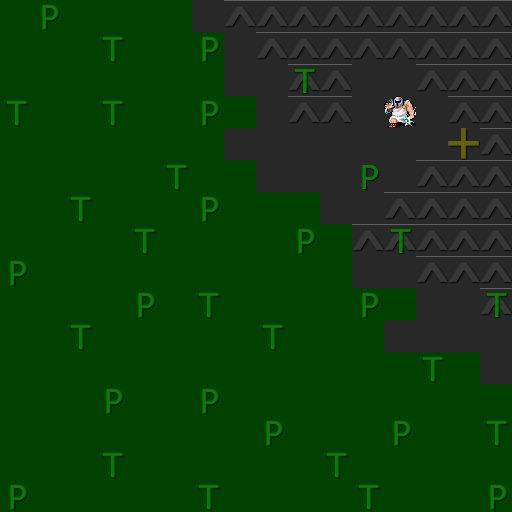

A level layout from a 2D game, rendered from its tile map. Below: a short description, then the map file with its tile-grid data intact:
An orthogonal 16x16 tile map with 32x32 px tiles, 3 tile layers (tiles, objects, monsters), 1 hidden layer not drawn, 4 tilesets.

<map version="1.2" tiledversion="1.2.3" orientation="orthogonal" renderorder="right-down" width="16" height="16" tilewidth="32" tileheight="32" infinite="0" nextlayerid="5" nextobjectid="1">
 <properties>
  <property name="Level" type="int" value="1" />
  <property name="Name" value="Forest of Bears" />
 </properties>
 <tileset firstgid="1" source="../../elvion/tiles/tiles.tsx" />
 <tileset firstgid="7" source="../../elvion/objects/objects.tsx" />
 <tileset firstgid="20" source="../../elvion/items/items.tsx" />
 <tileset firstgid="23" source="../../elvion/monsters/monsters.tsx" />
 <layer id="1" name="tiles" width="16" height="16">
  <data encoding="csv">
2,2,2,2,2,2,1,6,6,6,6,6,6,6,6,6,
2,2,2,2,2,2,2,1,6,6,6,6,6,6,6,6,
2,2,2,2,2,2,2,1,1,6,6,1,1,6,6,6,
2,2,2,2,2,2,2,2,1,6,6,1,1,1,6,6,
2,2,2,2,2,2,2,1,1,1,1,1,1,1,1,6,
2,2,2,2,2,2,2,2,1,1,1,1,1,6,6,6,
2,2,2,2,2,2,2,2,2,2,1,1,6,6,6,6,
2,2,2,2,2,2,2,2,2,2,2,6,6,6,6,6,
2,2,2,2,2,2,2,2,2,2,2,1,1,6,6,6,
2,2,2,2,2,2,2,2,2,2,2,2,2,1,1,6,
2,2,2,2,2,2,2,2,2,2,2,2,1,1,1,1,
2,2,2,2,2,2,2,2,2,2,2,2,2,2,2,1,
2,2,2,2,2,2,2,2,2,2,2,2,2,2,2,2,
2,2,2,2,2,2,2,2,2,2,2,2,2,2,2,2,
2,2,2,2,2,2,2,2,2,2,2,2,2,2,2,2,
2,2,2,2,2,2,2,2,2,2,2,2,2,2,2,2
</data>
 </layer>
 <layer id="2" name="objects" width="16" height="16">
  <data encoding="csv">
0,19,0,0,0,0,0,0,0,0,0,0,0,0,0,0,
0,0,0,11,0,0,19,0,0,0,0,0,0,0,0,0,
0,0,0,0,0,0,0,0,0,11,0,0,0,0,0,0,
11,0,0,11,0,0,19,0,0,0,0,0,0,0,0,0,
0,0,0,0,0,0,0,0,0,0,0,0,0,0,15,0,
0,0,0,0,0,11,0,0,0,0,0,19,0,0,0,0,
0,0,11,0,0,0,19,0,0,0,0,0,0,0,0,0,
0,0,0,0,11,0,0,0,0,19,0,0,11,0,0,0,
19,0,0,0,0,0,0,0,0,0,0,0,0,0,0,0,
0,0,0,0,19,0,11,0,0,0,0,19,0,0,0,11,
0,0,11,0,0,0,0,0,11,0,0,0,0,0,0,0,
0,0,0,0,0,0,0,0,0,0,0,0,0,11,0,0,
0,0,0,19,0,0,19,0,0,0,0,0,0,0,0,0,
0,0,0,0,0,0,0,0,19,0,0,0,19,0,0,11,
0,0,0,11,0,0,0,0,0,0,11,0,0,0,0,0,
19,0,0,0,0,0,11,0,0,0,0,11,0,0,0,19
</data>
 </layer>
 <layer id="3" name="items" width="16" height="16" visible="0">
  <data encoding="csv">
0,0,0,0,0,0,0,0,0,0,0,0,0,0,0,0,
0,0,0,0,0,0,0,0,0,0,0,0,0,0,0,0,
0,0,0,0,0,0,0,0,0,0,0,0,0,0,0,0,
0,0,0,0,0,0,0,0,0,0,0,0,0,0,0,0,
0,0,0,0,0,0,0,0,0,0,0,0,0,0,0,0,
0,0,0,0,0,0,0,0,0,0,0,0,0,0,0,0,
0,0,0,0,0,0,0,0,0,0,0,0,0,0,0,0,
0,0,0,0,0,0,0,0,0,0,0,0,0,0,0,0,
0,0,0,0,0,0,0,0,0,0,0,0,0,0,0,0,
0,0,0,0,0,0,0,0,0,0,0,0,0,0,0,0,
0,0,0,0,0,0,0,0,0,0,0,0,0,0,0,0,
0,0,0,0,0,0,0,0,0,0,0,0,0,0,0,0,
0,0,0,0,0,0,0,0,0,0,0,0,0,0,0,0,
0,0,0,0,0,0,0,0,0,0,0,0,0,0,0,0,
0,0,0,0,0,0,0,0,0,0,0,0,0,0,0,0,
0,0,0,0,0,0,0,0,0,0,0,0,0,0,0,0
</data>
 </layer>
 <layer id="4" name="monsters" width="16" height="16">
  <data encoding="csv">
0,0,0,0,0,0,0,0,0,0,0,0,0,0,0,0,
0,0,0,0,0,0,0,0,0,0,0,0,0,0,0,0,
0,0,0,0,0,0,0,0,0,0,0,0,0,0,0,0,
0,0,0,0,0,0,0,0,0,0,0,0,25,0,0,0,
0,0,0,0,0,0,0,0,0,0,0,0,0,0,0,0,
0,0,0,0,0,0,0,0,0,0,0,0,0,0,0,0,
0,0,0,0,0,0,0,0,0,0,0,0,0,0,0,0,
0,0,0,0,0,0,0,0,0,0,0,0,0,0,0,0,
0,0,0,0,0,0,0,0,0,0,0,0,0,0,0,0,
0,0,0,0,0,0,0,0,0,0,0,0,0,0,0,0,
0,0,0,0,0,0,0,0,0,0,0,0,0,0,0,0,
0,0,0,0,0,0,0,0,0,0,0,0,0,0,0,0,
0,0,0,0,0,0,0,0,0,0,0,0,0,0,0,0,
0,0,0,0,0,0,0,0,0,0,0,0,0,0,0,0,
0,0,0,0,0,0,0,0,0,0,0,0,0,0,0,0,
0,0,0,0,0,0,0,0,0,0,0,0,0,0,0,0
</data>
 </layer>
</map>
